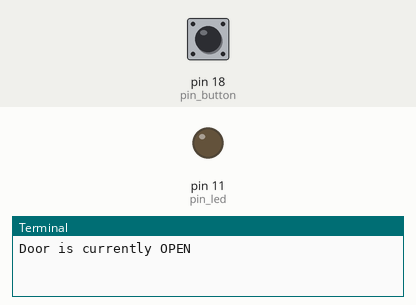
Simulated run of this program. Board: Raspberry Pi (header pin numbers). Shown: output pins drawn as LEDs (lit = HIGH), the last lines printed to the terminal. The test bench sets the inputs (shaded band); at power-on: pin 18 (pin_button) HIGH. The clock reads 2024-03-15 10:24:30 at power-on unless the program sets it.

Above: at 1.2 s.
1.3 s: pin 18 (pin_button) pulled LOW for 1 s
At 2.3 s:
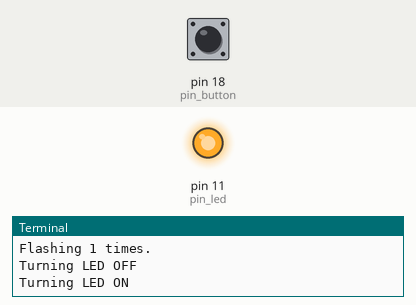
5.3 s: pin 18 (pin_button) pulled LOW for 0.6 s
At 8.5 s:
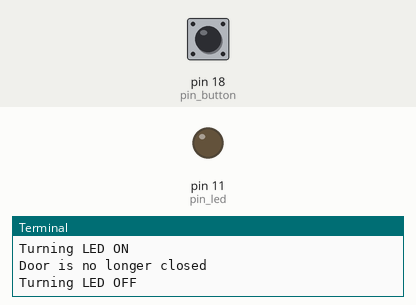
8.9 s: pin 18 (pin_button) pulled LOW for 3.2 s
At 10.7 s:
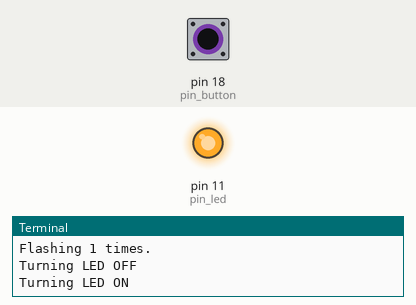
Timing chart, 0 to 15.8 s (numbered marks = the images above; inputs shaded):
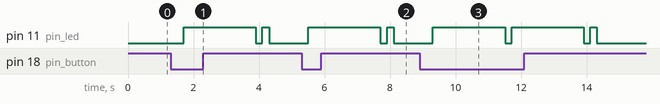

The program:

door_monitor.py
```python
#!/usr/bin/env python
# -*- coding: utf-8

import RPi.GPIO as GPIO
import time
import math


# # # # # # # # #
# Configuration #
# # # # # # # # #


# Pin number <-> hardware mappings
pin_button = 18
pin_led = 11

# Time between LED flashes (seconds)
led_flash_duration = 0.5
led_flash_separation = 2

# Alert Details
alert_duration = 30  # maximum number of minutes for which the flashes continue after door is closed.

# # # # # #
# Helpers #
# # # # # #


def door_is_closed():
    """Return (bool) whether door is currently closed."""
    return GPIO.input(pin_button) == 0


def led_on():
    """Turn the LED on."""
    print("Turning LED ON")
    GPIO.output(pin_led, GPIO.HIGH)


def led_off():
    """Turn the LED off."""
    print("Turning LED OFF")
    GPIO.output(pin_led, GPIO.LOW)


def flash_led():
    """Flash the LED once."""

    led_on()
    time.sleep(led_flash_duration)

    led_off()
    time.sleep(led_flash_separation)


def setup():

    # Set the pin numbering to "board" (not "BCM"/broadcom)
    GPIO.setmode(GPIO.BOARD)

    # Set up the button's pin as an input
    GPIO.setup(pin_button, GPIO.IN)
    # Set up the LED's pin as an output
    GPIO.setup(pin_led, GPIO.OUT)


# # # # #
# Logic #
# # # # #


def main():

    setup()

    if door_is_closed():
        print("Door is currently CLOSED")
    else:
        print("Door is currently OPEN")

    # Monitor switch for changes
    # We could use interrupts here, but polling is sufficient given the required time-frames.
    while True:

        time.sleep(0.5)  # free up CPU for other tasks!

        # Detect if door has been closed
        if door_is_closed():

            time_closed = time.time()
            print("Door closed at: %d" % time_closed)

            while True:

                seconds_closed = time.time() - time_closed
                #print("Door has been closed for %d second(s)." % seconds_closed)

                minutes_closed = int(math.floor(seconds_closed / 60))
                print("Door has been closed for %d minute(s)." % minutes_closed)

                num_flashes = minutes_closed + 1
                print("Flashing %d times." % num_flashes)

                for _ in range(0, num_flashes):
                    led_off()
                    time.sleep(0.2)
                    led_on()
                    time.sleep(0.2)
                    # allow for break if door opens while flashing
                    if not door_is_closed():
                        break

                if not door_is_closed():
                    print("Door is no longer closed")
                    led_off()
                    break

                # Stop flashing after 'alert_duration' minutes
                if minutes_closed > alert_duration:
                    print("Door has been closed for longer than %d minutes. Stop alert." % alert_duration)
                    led_off()
                    break

                time.sleep(2)

# # # # # #
# Wrapper #
# # # # # #

try:

    main()

except KeyboardInterrupt:
    # Code to run before the program exits after CTRL+C
    print("Stopping...")

finally:
    print("Cleaning up...")

    # this ensures a clean exit (resets pins to inputs)
    GPIO.cleanup()
```

Measured:
- after the input at 1.3 s, pin 11 (pin_led): LOW → HIGH after 0.40 s, → LOW 2.2 s later, → HIGH 0.20 s later, → LOW 0.20 s later
- after the input at 5.3 s, pin 11 (pin_led): LOW → HIGH after 0.21 s, → LOW 2.2 s later, → HIGH 0.20 s later, → LOW 0.20 s later
- after the input at 8.9 s, pin 11 (pin_led): goes HIGH 2.2 s, LOW 0.20 s, HIGH 2.2 s, LOW 0.20 s, HIGH 0.20 s, then LOW, starting after 0.41 s
